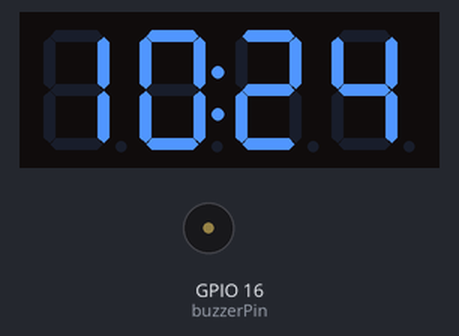
This sketch was run on a simulated ESP32. Parts: 4-digit seven-segment display, buzzer (waves = sounding, pin HIGH). The local clock reads 2024-03-15 10:24:30 at power-on unless the sketch sets it; what the sketch prints to the serial monitor is not drawn.

Above: at 0.1 s.
At 90.2 s:
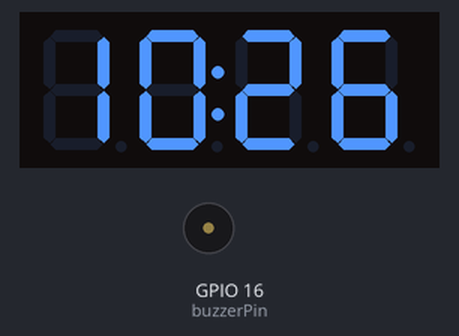

The sketch:

Demo_Without_Wifi.ino
```cpp
#include <Wire.h>
#include <RTClib.h>
#include <TM1637Display.h>

#define CLK 26  // TM1637 Clock pin (IO26)
#define DIO 25  // TM1637 Data pin (IO25)

RTC_DS3231 rtc;
TM1637Display display(CLK, DIO);

const int buzzerPin = 16; // Buzzer pin (IO16)
const int buttonPin = 17; // Button pin to stop the alarm

int alarmHour = 21;    // Default alarm time set to 07:00
int alarmMinute = 49;  // Default alarm minute
bool alarmSet = true; // Alarm initially set to true for testing

unsigned long lastButtonPress = 0;  // To store the last button press time
const unsigned long debounceDelay = 200; // Debounce delay (200 milliseconds)
bool alarmTriggered = false;  // Flag to track if alarm is currently ringing

void setup() {
  Serial.begin(115200);

  // Initialize RTC module
  Wire.begin(18, 19); // RTC: SDA = IO18, SCL = IO19
  if (!rtc.begin()) {
    Serial.println("RTC module not found!");
    while (1);
  }

  // Buzzer and button pin setup
  pinMode(buzzerPin, OUTPUT);
  pinMode(buttonPin, INPUT_PULLUP);

  // Set display brightness
  display.setBrightness(0x0f);

  // Print the initial alarm time to serial
  Serial.print("Alarm set to: ");
  Serial.print(alarmHour);
  Serial.print(":");
  Serial.println(alarmMinute);
}

void loop() {
  // Get the current time from the RTC
  DateTime now = rtc.now();
  int currentHour = now.hour();
  int currentMinute = now.minute();

  // Display the current time on the 7-segment display
  int displayTime = (currentHour * 100) + currentMinute;
  display.showNumberDecEx(displayTime, 0b01000000, true);

  // Check if it's time to trigger the alarm
  if (alarmSet && currentHour == alarmHour && currentMinute == alarmMinute && !alarmTriggered) {
    digitalWrite(buzzerPin, HIGH); // Activate the buzzer
    Serial.println("Alarm triggered!");
    alarmTriggered = true;  // Set the flag to indicate the alarm is ringing
  }

  // Check if the button is pressed to stop the alarm (single press detection with debounce)
  if (alarmTriggered && digitalRead(buttonPin) == LOW && (millis() - lastButtonPress) > debounceDelay) {
    lastButtonPress = millis();  // Update last button press time
    digitalWrite(buzzerPin, LOW); // Turn off the buzzer
    alarmSet = false;             // Completely disable the alarm
    alarmTriggered = false;       // Reset the alarm triggered flag
    Serial.println("Alarm stopped and disabled.");
  }

  delay(100); // Short delay before the next loop iteration
}
```
